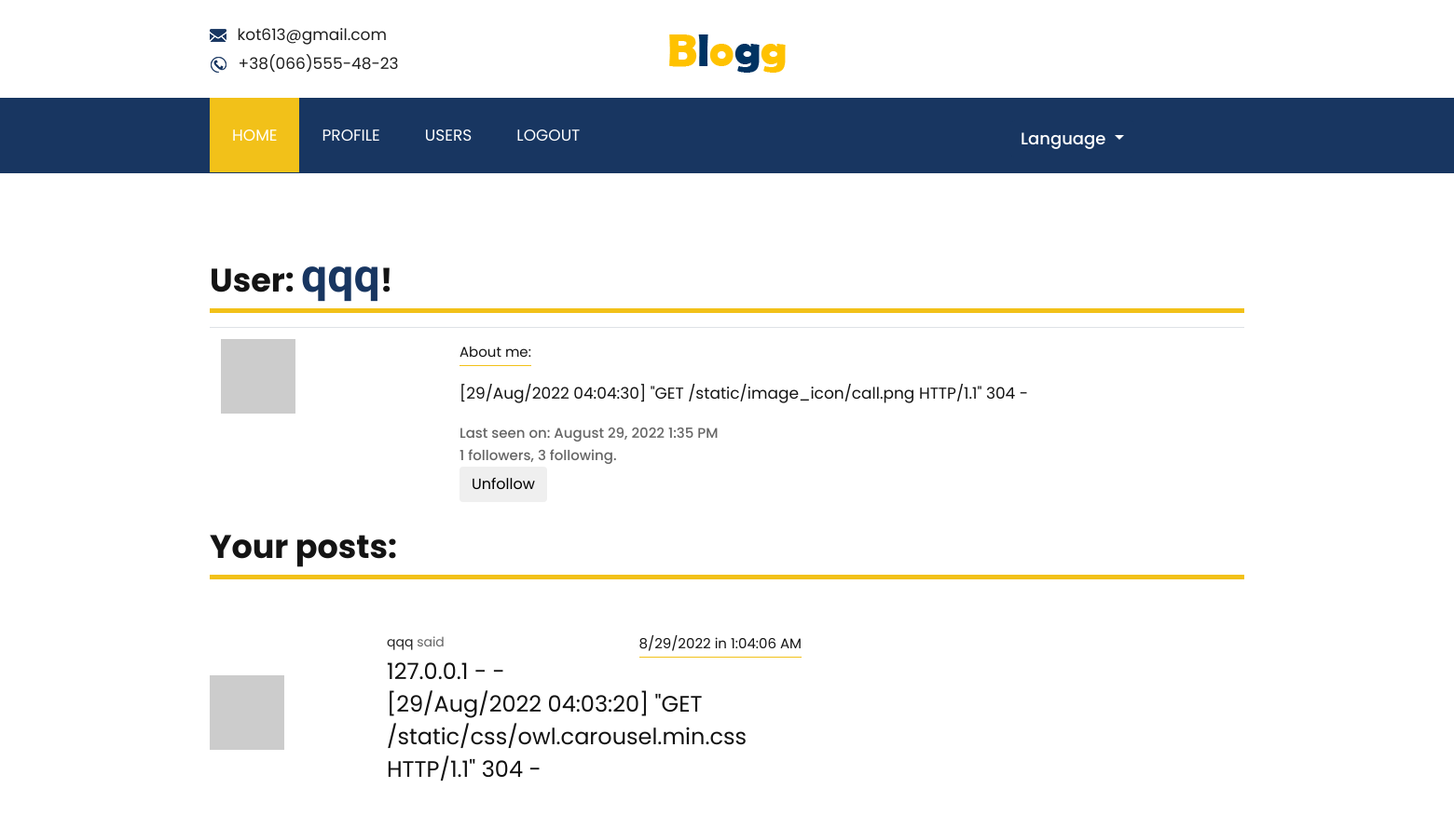
Page /user/qqq (signed in, upper part) on the earlier database version.
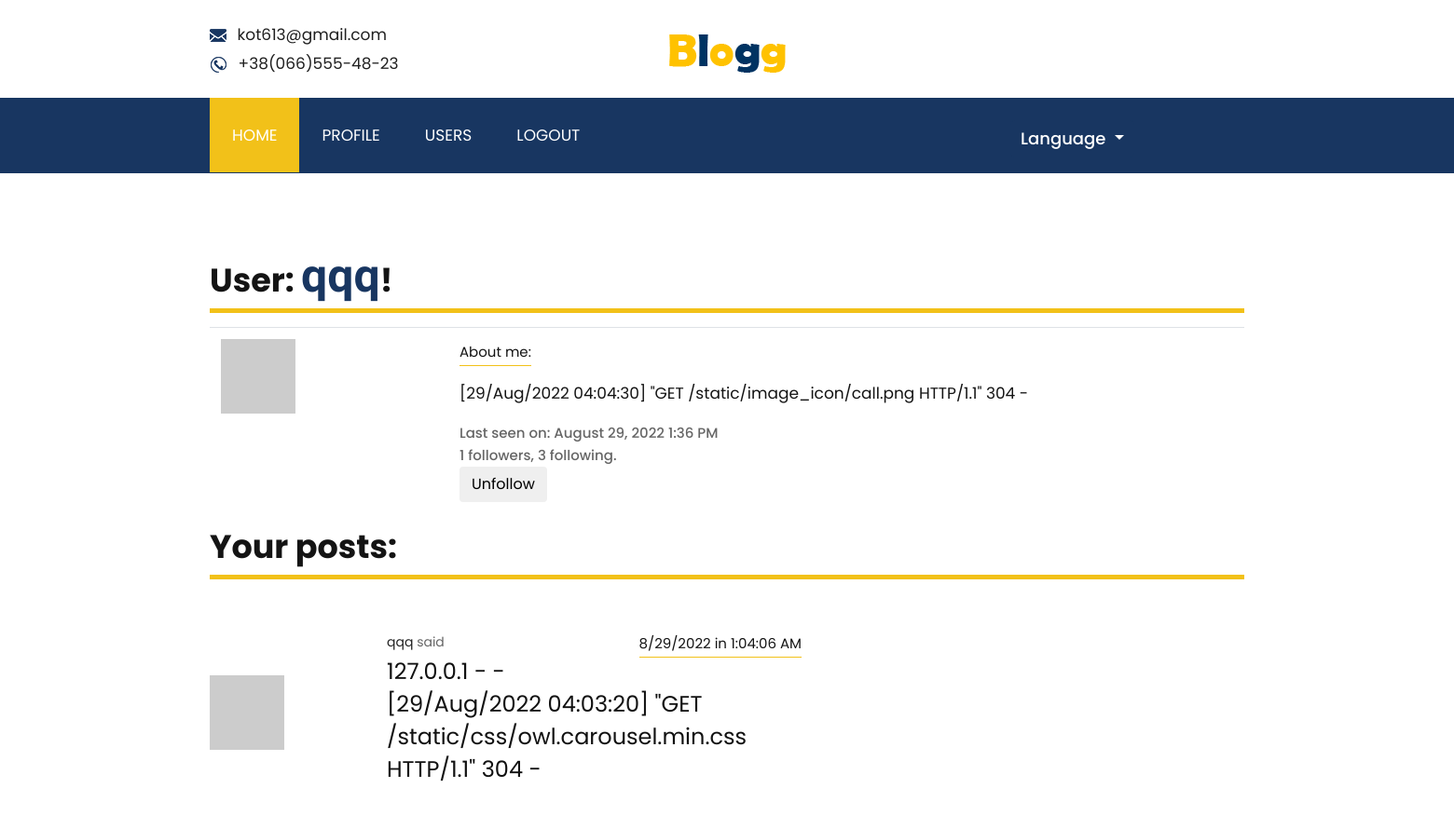
Same page on the later database version.
### app/models.py (models this page shows, shortened)
class User(UserMixin, db.Model):
    id = db.Column(db.Integer, primary_key=True)
    username = db.Column(db.String(64), index=True, unique=True)
    email = db.Column(db.String(120), index=True, unique=True)
    password_hash = db.Column(db.String(128))
    about_me = db.Column(db.String(255))
    last_seen = db.Column(db.DateTime, default=datetime.utcnow)
    posts = db.relationship('Post', backref='author', lazy='dynamic')
    followed = db.relationship(
        'User', secondary=followers,
        primaryjoin=(followers.c.follower_id == id),
        secondaryjoin=(followers.c.followed_id == id),
        backref=db.backref('followers', lazy='dynamic'), lazy='dynamic')
    def avatar(self, size):
        digest = md5(self.email.lower().encode('utf-8')).hexdigest()
        return f'https://www.gravatar.com/avatar/{digest}?d=identicon&s={size}'
    def is_following(self, user):
        return self.followed.filter(
            followers.c.followed_id == user.id).count() > 0

### app/main/routes.py (the view)
@bp.route('/user/<username>')
@login_required
def user(username):
    user = User.query.filter_by(username=username).first_or_404()
    page = request.args.get('page', 1, type=int)
    posts = user.posts.order_by(Post.timestamp.desc()).paginate(
        page, current_app.config['POSTS_PER_PAGE'], False)
    next_url = url_for('main.user', username=user.username, page=posts.next_num) if posts.has_next else None
    prev_url = url_for('main.user', username=user.username, page=posts.prev_num) if posts.has_prev else None
    form = EmptyForm()
    return render_template('user.html', user=user, posts=posts.items, next_url=next_url, prev_url=prev_url, form=form)

### app/main/forms.py
class EmptyForm(FlaskForm):
    submit = SubmitField(_l('Submit'))

### app/main/routes.py (called while the page is built)
@bp.before_request
def before_request():
    if current_user.is_authenticated:
        current_user.last_seen = datetime.utcnow()
        db.session.commit()

### app/models.py (called while the page is built)
@login.user_loader
def load_user(id_db):
    return User.query.get(int(id_db))

### app/templates/user.html (shortened to what this page needs)
{% extends "base.html" %}
{% block app_content %}
<div class="row">
    <div class="col-md-12">
        <div class="titlepage">
            <h2>{{ _('User:') }}
                <span class="blodark">{{ user.username }}</span>!</h2>
        </div>
    </div>
</div>
<table class="table table-hover">
    <tr>
        <td width="256px"><img src="{{ user.avatar(256) }}"></td>
        <td>
            {% if user.about_me %}
            <div class="news_text">
                <span>{{ _('About me:') }}</span>
                <p> {{ user.about_me }}</p>
            </div>
            {% endif %}
            {% if user.last_seen %}<p>{{ _('Last seen on:') }} {{ moment(user.last_seen).format('LLL') }}</p>{% endif %}
            <p>{{ user.followers.count() }} {{ _('followers,') }} {{ user.followed.count() }} {{ _('following.') }}</p>
            {% if user == current_user %}
            <p><a class="order" href="{{ url_for('main.edit_profile') }}">{{ _('Edit your profile') }}</a></p>
            {% elif not current_user.is_following(user) %}
            <p>
            <form action="{{ url_for('main.follow', username=user.username) }}" method="post">
                {{ form.hidden_tag() }}
                {{ form.submit(value=_('Follow'), class_='btn btn-default') }}
            </form>
            {% else %}
            <p>
            <form action="{{ url_for('main.unfollow', username=user.username) }}" method="post">
                {{ form.submit(value=_('Unfollow'), class_='btn btn-default') }}
            </form>
            </p>
            {% endif %}
        </td>
    </tr>
</table>
<div class="titlepage">
<h2>{{ _('Your posts:')}}</h2>
 </div>
{% for post in posts %}
{% include '_post.html' %}
{% endfor %}
{% endblock %}

Differences in the rows shown:
changed User "qqq": last_seen "August 29, 2022 1:35 PM" → "August 29, 2022 1:36 PM"
